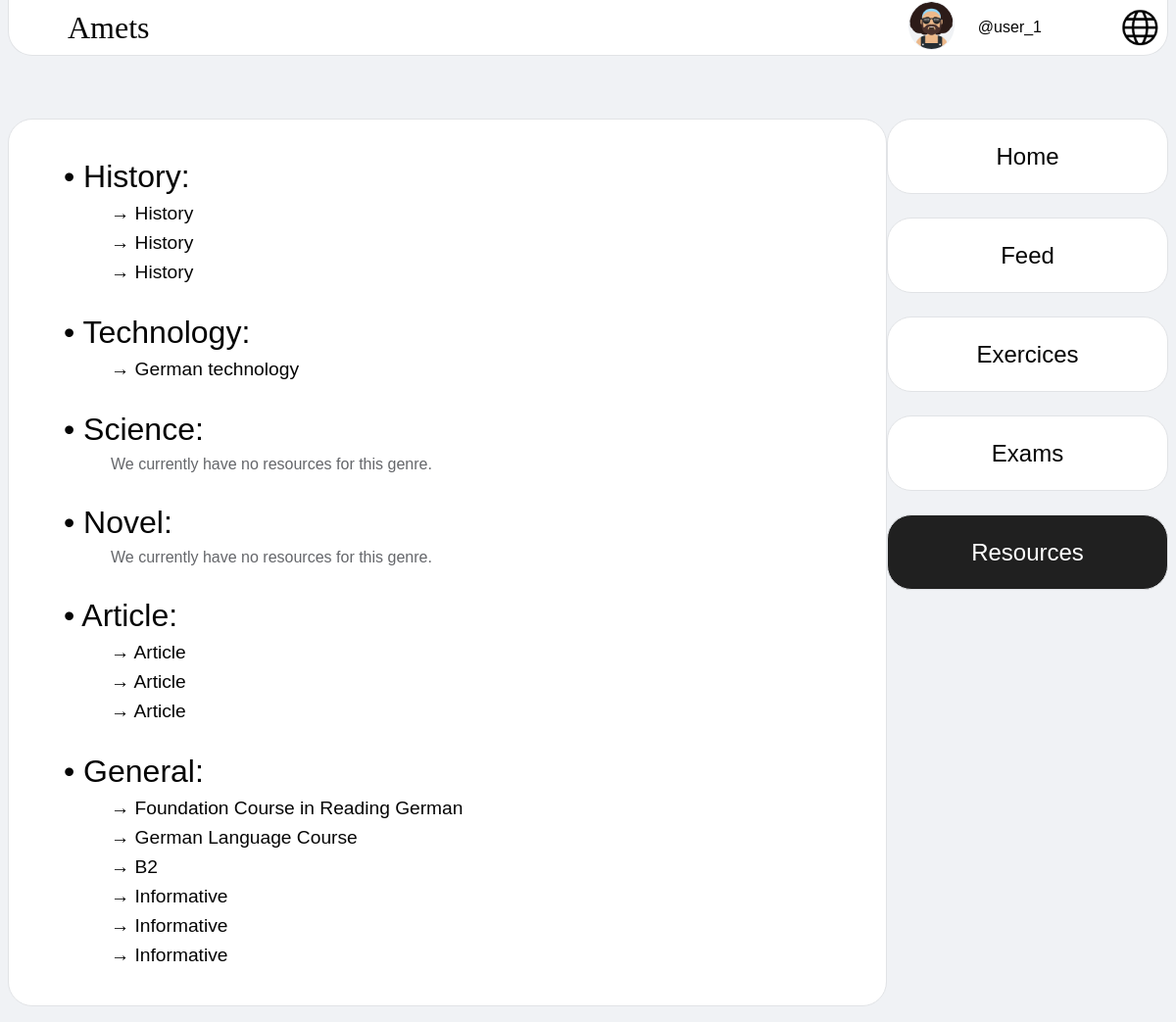
Screenshot of /resources/ (signed in) with the database file from the repository.
### index/models.py (models this page shows, shortened)
class Profile (models.Model):
    user = models.OneToOneField(User, on_delete= models.CASCADE, unique= True)
    profile_points = models.IntegerField(default= 0)
    class ProfileAvatar (models.TextChoices):
        AVATAR_0 = 'index/images/avatars/avatar_0.png'
        AVATAR_1 = 'index/images/avatars/avatar_1.png'
        AVATAR_2 = 'index/images/avatars/avatar_2.png'
        AVATAR_3 = 'index/images/avatars/avatar_3.png'
        AVATAR_4 = 'index/images/avatars/avatar_4.png'
        AVATAR_5 = 'index/images/avatars/avatar_5.png'
    profile_avatar = models.CharField (max_length= 255, choices= ProfileAvatar.choices, default= ProfileAvatar.AVATAR_0)

class Resource (models.Model):
    resource_title = models.CharField(max_length=255)
    def upload_to (instance, filename):
        return 'index/static/index/resources/' +filename
    resource_file = models.FileField (upload_to= upload_to)
    class ResourceType (models.TextChoices):
        H = 'History'
        T = 'Technology'
        S = 'Science'
        N = 'Novel'
        A = 'Article'
        G = 'General'
    resource_type = models.CharField (max_length= 24, choices= ResourceType.choices)
    @classmethod
    def getTypeResources (cls, type):
        return Resource.objects.all().filter(resource_type= type)

### index/views.py (the view)
# urls.py: path('resources/', views.resources, name='resources'),
def resources (request):
    context = {'user': request.user}
    context['H_list'] = Resource.getTypeResources(Resource.ResourceType.H)
    context['T_list'] = Resource.getTypeResources(Resource.ResourceType.T)
    context['S_list'] = Resource.getTypeResources(Resource.ResourceType.S)
    context['N_list'] = Resource.getTypeResources(Resource.ResourceType.N)
    context['A_list'] = Resource.getTypeResources(Resource.ResourceType.A)
    context['G_list'] = Resource.getTypeResources(Resource.ResourceType.G)
    return render(request, 'index/resources.html', context)

### index/templates/index/resources.html (shortened to what this page needs)
{% load static %}
<!DOCTYPE html>
<html>
    <head>
        <link rel="stylesheet" type="text/css" href="{% static 'index/resources.css' %}">
    </head>
    <body>
        <div id="nav_bar">
            <a id="logo" href="{% url 'index:home' %}">Amets</a>
            <div id="user_block">
                {% if user.is_authenticated %}
                    <a href="{% url 'index:profile' user.username %}">
                        <img id="avatar_icon" src="{% static user.profile.profile_avatar %}" alt="Avatar icon" width="45.2" height="48">
                    </a>
                    <a id="username" href="{% url 'index:profile' user.username %}">@{{user.username}}</a>
                {% else %}
                    <a id="sign_in" href="{% url 'index:sign_in' %}">Sign in</a>
                {% endif %}
            </div>
            <img id="language_icon" src="{% static 'index/images/language_icon.png' %}" alt="Language icon" width="56" height="56" onclick="select()">
        </div>
        <div id="main_panel">
            <div id="resources_panel">
                <label class="type_label">History</label>
                {% if H_list %}
                    {% for resource in H_list %}
                        <a class="resource_link" href="{% url 'index:download' resource.id %}" target="blank">{{resource.resource_title}}</a>
                    {% endfor %}
                {% else %}
                    <span class="unavailable">We currently have no resources for this genre.</span>
                {% endif %}
                <label class="type_label">Technology</label>
                {% if T_list %}
                    {% for resource in T_list %}
                        <a class="resource_link" href="{% url 'index:download' resource.id %}" target="blank">{{resource.resource_title}}</a>
                    {% endfor %}
                {% else %}
                    <span class="unavailable">We currently have no resources for this genre.</span>
                {% endif %}
                <label class="type_label">Science</label>
                {% if S_list %}
                    {% for resource in S_list %}
                        <a class="resource_link" href="{% url 'index:download' resource.id %}" target="blank">{{resource.resource_title}}</a>
                    {% endfor %}
                {% else %}
                    <span class="unavailable">We currently have no resources for this genre.</span>
                {% endif %}
                <label class="type_label">Novel</label>
                {% if N_list %}
                    {% for resource in N_list %}
                        <a class="resource_link" href="{% url 'index:download' resource.id %}" target="blank">{{resource.resource_title}}</a>
                    {% endfor %}
                {% else %}
                    <span class="unavailable">We currently have no resources for this genre.</span>
                {% endif %}
                <label class="type_label">Article</label>
                {% if A_list %}
                    {% for resource in A_list %}
                        <a class="resource_link" href="{% url 'index:download' resource.id %}" target="blank">{{resource.resource_title}}</a>
                    {% endfor %}
                {% else %}
                    <span class="unavailable">We currently have no resources for this genre.</span>
                {% endif %}
                <label class="type_label">General</label>
                {% if G_list %}
                    {% for resource in G_list %}
                        <a class="resource_link" href="{% url 'index:download' resource.id %}" target="blank">{{resource.resource_title}}</a>
                    {% endfor %}
                {% else %}
                    <span class="unavailable">We currently have no resources for this genre.</span>
                {% endif %}
            </div>
            <div id="side_panel">
                <a href="{% url 'index:home' %}">Home</a>
                <a href="{% url 'index:feed' %}">Feed</a>
                {% if user.is_authenticated %}
                    <a href="{% url 'index:exercises' %}">Exercices</a>
                    <a href="{% url 'index:exams' %}">Exams</a>
                    <a id="resources_side_link" href="{% url 'index:resources' %}">Resources</a>
                {% endif %}
            </div>
        </div>
    </body>
</html>

### index/static/index/resources.css (style rules this page uses)
* { margin: 0; padding: 0; font-family: Arial, Helvetica, sans-serif; color: rgb(5, 5, 5); }
:link { text-decoration: none; }
body { background-color: rgb(240, 242, 245); display: flex; flex-flow: column nowrap; }
#nav_bar { background-color: rgb(255, 255, 255); border-color: rgb(225, 227, 230); border-style: solid; border-width: 1px; border-top-width: 0px; border-bottom-left-radius: 25px; border-bottom-right-radius: 25px; position: sticky; top: 0px; margin-left: 8px; margin-right: 8px; display: flex; flex-flow: row nowrap; align-items: center; }
#logo { font-family: "Unica One", "Regular" !important; font-size: 32px; margin-right: auto; margin-left: 5vw; transition: font-size 0.5s ease; }
#user_block { margin-left: auto; display: flex; flex-flow: row nowrap; align-items: center; }
#avatar_icon { margin-right: 2vw; border-color: transparent; border-style: solid; border-width: 1px; border-radius: 50%; background-color: rgb(240, 242, 245); }
#username { margin-right: 2vw; }
#language_icon { cursor: pointer; margin-left: 4vw; }
#main_panel { margin-left: 8px; margin-right: 8px; margin-top: 8vh; display: flex; flex-flow: row nowrap; align-items: flex-start; }
#resources_panel { margin-bottom: 16px; padding: 8px; width: 76.5vw; display: flex; flex-flow: column nowrap; align-items: flex-start; background-color: rgb(255, 255, 255); border-color: rgb(225, 227, 230); border-style: solid; border-width: 1px; border-radius: 25px; }
.type_label { font-size: xx-large; margin-top: 4vh; margin-left: 4vw; }
.type_label::before { content: '• '; }
.type_label::after { content: ':'; }
.resource_link { font-size: larger; margin-top: 1vh; margin-left: 8vw; }
.resource_link::before { content: '→ '; }
.unavailable { color: rgb(101, 103, 107); margin-top: 1vh; margin-left: 8vw; }
#side_panel { margin-left: auto; display: flex; flex-flow: column nowrap; align-items: center; }
#side_panel > * { background-color: rgb(255, 255, 255); border-color: rgb(225, 227, 230); border-style: solid; border-width: 1px; border-radius: 25px; margin-bottom: 3vh; min-width: 285px; min-height: 75px; text-align: center; line-height: 75px; font-size: 24px; }
#resources_side_link { animation-name: link_appear; animation-duration: 0.7s; animation-fill-mode: forwards; }

### rows the page displays
Resource: resource_title "History"
Resource: resource_title "History"
Resource: resource_title "History"
Resource: resource_title "German technology"
Resource: resource_title "Article"
Resource: resource_title "Article"
Resource: resource_title "Article"
Resource: resource_title "Foundation Course in Reading German"
Resource: resource_title "German Language Course"
Resource: resource_title "B2"
Resource: resource_title "Informative"
Resource: resource_title "Informative"
Resource: resource_title "Informative"

### other values shown
{{ user.username }} "user_1"
